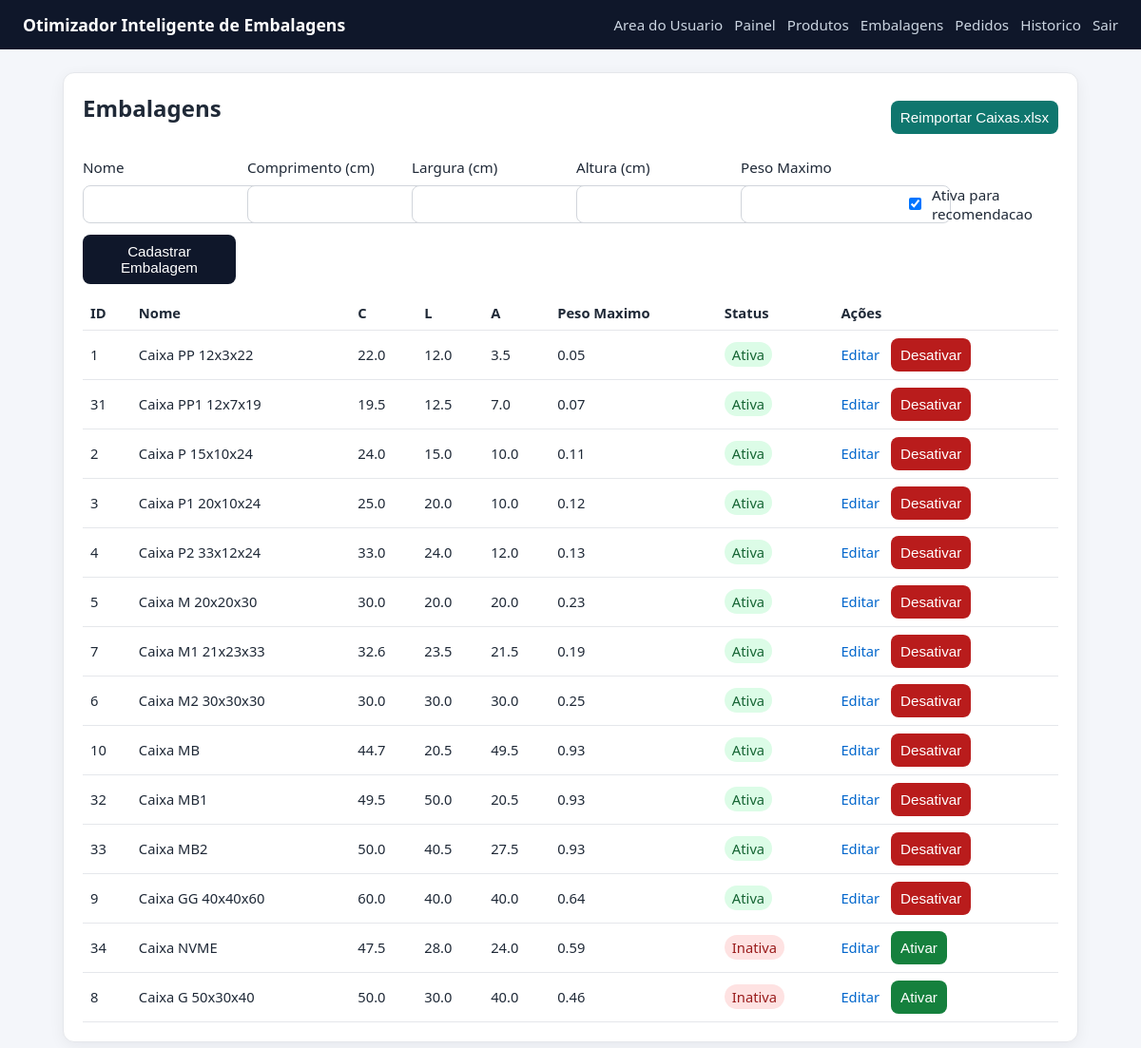
Before: /boxes (signed in) with the older database file.
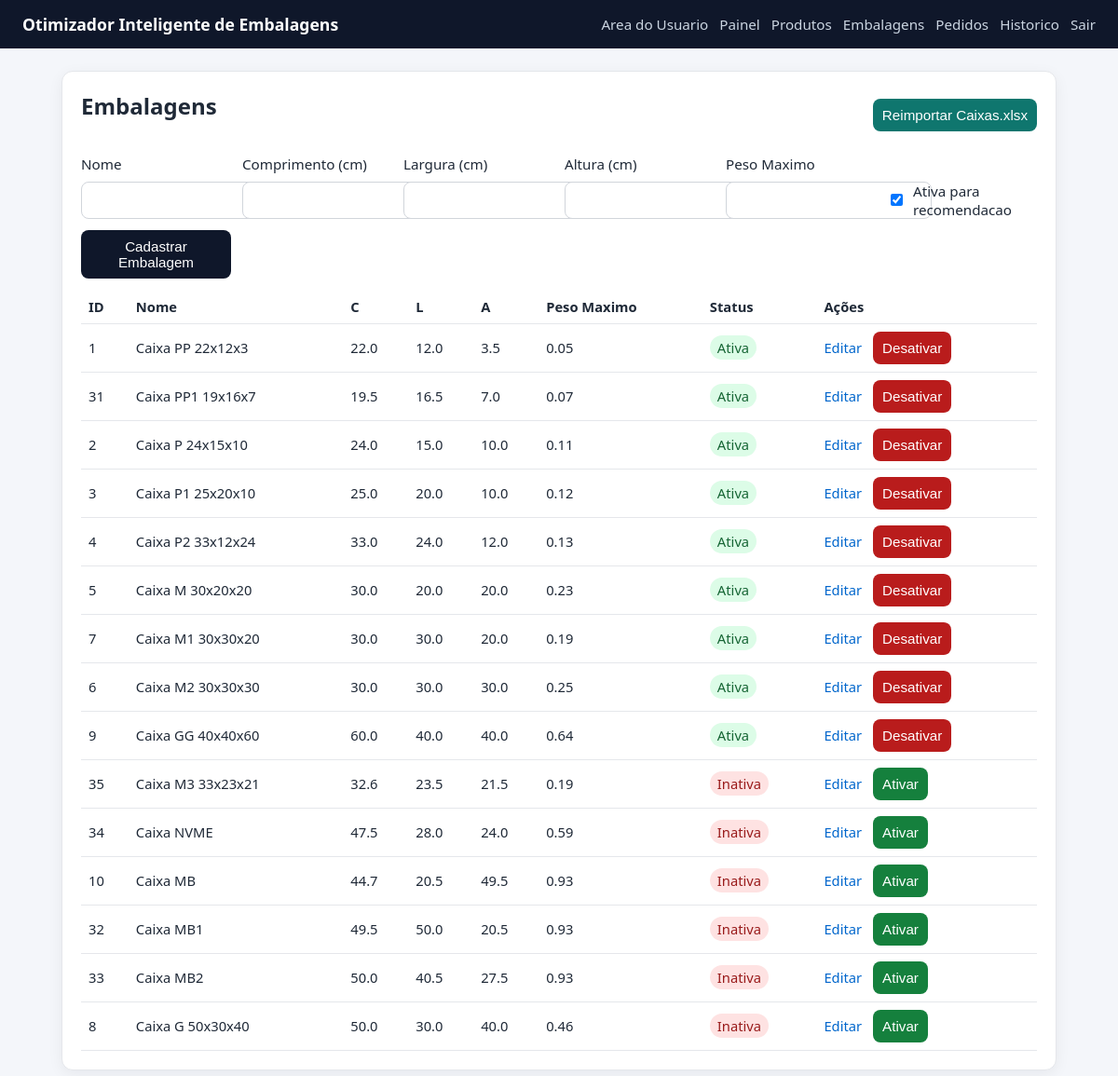
After: the same page with the newer database file.
### tables this page shows
CREATE TABLE boxes (
                id INTEGER PRIMARY KEY AUTOINCREMENT,
                name TEXT NOT NULL UNIQUE,
                length_cm REAL NOT NULL,
                width_cm REAL NOT NULL,
                height_cm REAL NOT NULL,
                max_weight REAL NOT NULL
            , is_active INTEGER NOT NULL DEFAULT 1, max_capacity_weight REAL);

### app_volum.py (the view, shortened to what this page needs)
@app.route("/boxes", methods=["GET", "POST"])
@admin_required
def boxes():
    rows = list_boxes(DB_PATH, active_only=False)
    return render_template("boxes.html", boxes=rows)

### app_volum.py (called while the page is built)
def admin_required(view_func):
    @wraps(view_func)
    def _wrapped(*args, **kwargs):
        if not session.get("is_admin"):
            next_url = request.path
            return redirect(url_for("admin_login", next=next_url))
        return view_func(*args, **kwargs)
    return _wrapped

### database.py (called while the page is built)
def get_connection(db_path):
    conn = sqlite3.connect(db_path)
    conn.row_factory = sqlite3.Row
    return conn

def list_boxes(db_path, active_only=True):
    where_clause = "WHERE is_active = 1" if active_only else ""
    status_order = "is_active DESC, " if not active_only else ""
    with closing(get_connection(db_path)) as conn:
        rows = conn.execute(
            f"SELECT * FROM boxes {where_clause} "
            f"ORDER BY {status_order}(length_cm * width_cm * height_cm) ASC, name ASC"
        ).fetchall()
    return rows

### templates/boxes.html
{% extends 'base.html' %}
{% block content %}
<section class="card">
    <div style="display: flex; justify-content: space-between; align-items: center; margin-bottom: 1rem;">
        <h2>Embalagens</h2>
        <form method="post" action="{{ url_for('boxes_reimport_default') }}" style="margin: 0;">
            <button type="submit" style="background: #0f766e;">Reimportar Caixas.xlsx</button>
        </form>
    </div>
    <form method="post" class="form-grid cols-3">
        <label>Nome
            <input type="text" name="name" required>
        </label>
        <label>Comprimento (cm)
            <input type="number" step="0.01" min="0" name="length_cm" required>
        </label>
        <label>Largura (cm)
            <input type="number" step="0.01" min="0" name="width_cm" required>
        </label>
        <label>Altura (cm)
            <input type="number" step="0.01" min="0" name="height_cm" required>
        </label>
        <label>Peso Maximo
            <input type="number" step="0.01" min="0" name="max_weight" required>
        </label>
        <label style="display: flex; align-items: center; gap: 0.5rem; margin-top: 1.8rem;">
            <input type="checkbox" name="is_active" value="1" checked>
            Ativa para recomendacao
        </label>
        <button type="submit">Cadastrar Embalagem</button>
    </form>
    <table>
        <thead>
            <tr>
                <th>ID</th><th>Nome</th><th>C</th><th>L</th><th>A</th><th>Peso Maximo</th><th>Status</th><th>Ações</th>
            </tr>
        </thead>
        <tbody>
        {% for b in boxes %}
            <tr>
                <td>{{ b['id'] }}</td>
                <td>{{ b['name'] }}</td>
                <td>{{ b['length_cm'] }}</td>
                <td>{{ b['width_cm'] }}</td>
                <td>{{ b['height_cm'] }}</td>
                <td>{{ b['max_weight'] }}</td>
                <td>
                    {% if b['is_active'] %}
                        <span style="background: #dcfce7; color: #166534; padding: 0.2rem 0.5rem; border-radius: 999px;">Ativa</span>
                    {% else %}
                        <span style="background: #fee2e2; color: #991b1b; padding: 0.2rem 0.5rem; border-radius: 999px;">Inativa</span>
                    {% endif %}
                </td>
                <td>
                    <div style="display: flex; gap: 0.75rem; align-items: center;">
                        <a href="{{ url_for('box_edit', box_id=b['id']) }}" style="color: #0066cc; text-decoration: none;">Editar</a>
                        <form method="post" action="{{ url_for('box_toggle_active', box_id=b['id']) }}" style="margin: 0;">
                            {% if b['is_active'] %}
                                <button type="submit" style="background: #b91c1c;">Desativar</button>
                            {% else %}
                                <button type="submit" style="background: #15803d;">Ativar</button>
                            {% endif %}
                        </form>
                    </div>
                </td>
            </tr>
        {% else %}
            <tr><td colspan="8">Nenhuma embalagem cadastrada.</td></tr>
        {% endfor %}
        </tbody>
    </table>
</section>
{% endblock %}

### templates/base.html (shortened to what this page needs)
<!doctype html>
<html lang="pt-BR">
<head>
    <link rel="stylesheet" href="{{ url_for('static', filename='style.css') }}">
</head>
<body>
    <header class="topbar">
        <h1>Otimizador Inteligente de Embalagens</h1>
        <nav>
            <a href="{{ url_for('user_upload') }}">Area do Usuario</a>
            {% if session.get('is_admin') %}
                <a href="{{ url_for('admin_dashboard') }}">Painel</a>
                <a href="{{ url_for('products') }}">Produtos</a>
                <a href="{{ url_for('boxes') }}">Embalagens</a>
                <a href="{{ url_for('orders') }}">Pedidos</a>
                <a href="{{ url_for('history') }}">Historico</a>
                <a href="{{ url_for('admin_logout') }}">Sair</a>
            {% else %}
                <a href="{{ url_for('admin_login') }}">Acesso Admin</a>
            {% endif %}
        </nav>
    </header>
    <main class="container">
        {% block content %}{% endblock %}
    </main>
</body>
</html>

### static/style.css (style rules this page uses)
* { box-sizing: border-box; }
body { margin: 0; font-family: Segoe UI, Tahoma, sans-serif; background: #f4f6fa; color: #1f2937; }
.topbar { background: #0f172a; color: #fff; padding: 14px 24px; display: flex; justify-content: space-between; align-items: center; gap: 16px; flex-wrap: wrap; }
.topbar h1 { margin: 0; font-size: 1.1rem; }
.topbar nav { display: flex; gap: 12px; flex-wrap: wrap; }
.topbar nav a { color: #cbd5e1; text-decoration: none; font-size: 0.95rem; }
.container { max-width: 1100px; margin: 24px auto; padding: 0 16px; }
.card { background: #fff; border-radius: 12px; padding: 20px; border: 1px solid #e5e7eb; box-shadow: 0 4px 16px rgba(15, 23, 42, 0.06); margin-bottom: 18px; }
h2, h3 { margin-top: 0; }
.form-grid { display: grid; gap: 12px; }
.form-grid.cols-3 { grid-template-columns: repeat(auto-fit, minmax(150px, 1fr)); }
label { display: grid; gap: 6px; font-size: 0.95rem; word-break: break-word; }
input, select, button { padding: 9px 10px; border-radius: 8px; border: 1px solid #d1d5db; font-size: 0.95rem; }
button, .btn { background: #0f172a; color: #fff; border: 0; cursor: pointer; text-decoration: none; display: inline-block; }
table { width: 100%; border-collapse: collapse; margin-top: 12px; }
th, td { border-bottom: 1px solid #e5e7eb; text-align: left; padding: 8px; font-size: 0.92rem; }

Changed rows visible on the page:
changed boxes id 1: name "Caixa PP 12x3x22" → "Caixa PP 22x12x3"
changed boxes id 31: name "Caixa PP1 12x7x19" → "Caixa PP1 19x16x7"; width_cm "12.5" → "16.5"
changed boxes id 2: name "Caixa P 15x10x24" → "Caixa P 24x15x10"
changed boxes id 3: name "Caixa P1 20x10x24" → "Caixa P1 25x20x10"
changed boxes id 5: name "Caixa M 20x20x30" → "Caixa M 30x20x20"
changed boxes id 7: name "Caixa M1 21x23x33" → "Caixa M1 30x30x20"; length_cm "32.6" → "30.0"; width_cm "23.5" → "30.0"; height_cm "21.5" → "20.0"
shown differently, row unchanged: boxes "Caixa GG 40x40x60": moves up the list
added boxes: id "35", name "Caixa M3 33x23x21", length_cm "32.6", width_cm "23.5", height_cm "21.5", max_weight "0.19", is_active "Inativa"
shown differently, row unchanged: boxes "Caixa NVME": moves up the list
changed boxes "Caixa MB": is_active "Ativa Desativar" → "Inativa Ativar"
changed boxes "Caixa MB1": is_active "Ativa Desativar" → "Inativa Ativar"
changed boxes "Caixa MB2": is_active "Ativa Desativar" → "Inativa Ativar"
